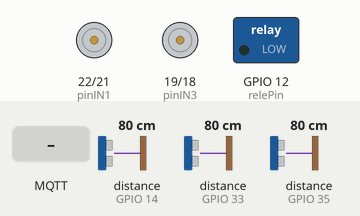
Recording of a sketch running on a simulated ESP32. On the bench: motor-driver pin pairs drawn as motors (green arrow = first pin HIGH = forward, orange = second pin HIGH = backward, longer = more drive, scaled by the enable pin), switched loads named in the sketch (green lamp = pin HIGH). The inputs (shaded band) are chosen by the test bench; at power-on: distance to the obstacle (sensors on GPIO 14, GPIO 33, GPIO 35) 80 cm. The echo pulse lasts 58.3 µs per cm; WiFi joins after 1.5 s; servers stay silent unless stated; no MQTT or app messages arrive unless stated; pins used as bus, display or sensor lines are not drawn; what the sketch prints to the serial monitor is not drawn.

Above: at 2.7 s.
2.8 s: MQTT message "A" arrives on the first subscribed topic
At 4.5 s:
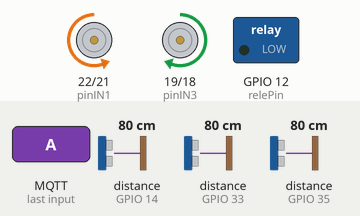
5.8 s: MQTT message "S" arrives on the first subscribed topic
At 6.6 s:
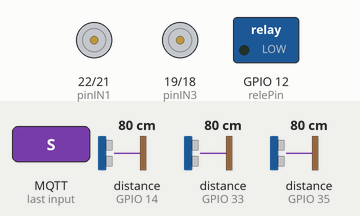
8.5 s: MQTT message "B" arrives on the first subscribed topic
At 9.7 s:
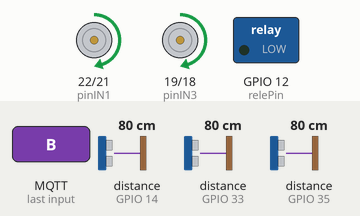
10.0 s: MQTT message "L" arrives on the first subscribed topic
At 10.9 s:
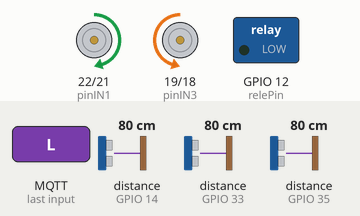
11.5 s: MQTT message "R" arrives on the first subscribed topic
At 12.0 s:
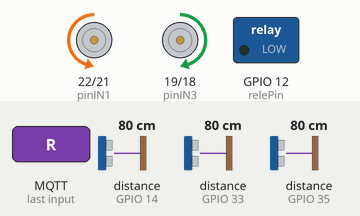
13.0 s: MQTT message "P" arrives on the first subscribed topic
At 14.4 s:
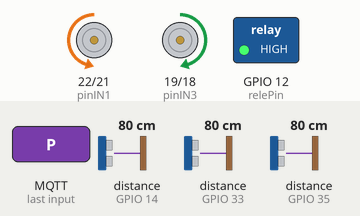
Timing chart, 0 to 16.5 s (numbered marks = the images above; inputs shaded):
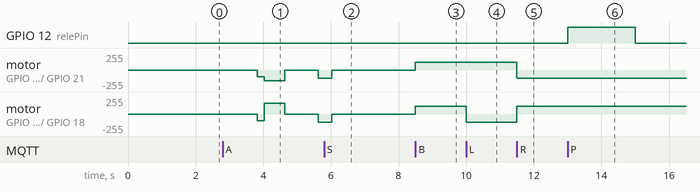

The sketch:

ESP_32_Robot.ino
```cpp
// Declaración de librerías
#include <WiFi.h>
#include <PubSubClient.h>
#include <Arduino.h>

// Declaración de SSID y Broker
const char* ssid = "AndresProyecto";
const char* password = "andresZT8";
const char* mqtt_server = "10.147.13.15";

// Declaración de Tópicos
const char* topicDirection = "Motor/Direction";

WiFiClient espClient;
PubSubClient client(espClient);

// Declaración de pines
const int pinENA = 5;
const int pinENB = 23;
const int pinIN1 = 22;
const int pinIN2 = 21;
const int pinIN3 = 19;
const int pinIN4 = 18;

// Declaración de sensores ultrasónicos
const int pinTrigIzq = 26;
const int pinEchoIzq = 33;
const int pinTrigDer = 13;
const int pinEchoDer = 14;
const int pinTrigAde = 32;
const int pinEchoAde = 35;

// Variables de distancia y control autónomo
float distanciaIzq = 0;
float distanciaDer = 0;
float distanciaAde = 0;
const float ref = 20.0;   // Distancia de referencia (cm)
const float margen = 5.0;


int velocidad = 100;
const int velMin = 80;
const int velMax = 120;
bool modoAutomatico = false;

// Control PWM
const int canalA = 7;
const int canalB = 8;
const int frecuencia = 1000;
const int resolucion = 8;

const int motorSpeed = 120;
const int relePin = 12;

// Función para conexión con WiFi
void setup_wifi() {
  Serial.print("Conectando a WiFi...");
  WiFi.begin(ssid, password);
  while (WiFi.status() != WL_CONNECTED) {
    delay(500);
    Serial.print(".");
  }
  Serial.println("\nConectado a WiFi");
  Serial.print("IP: ");
  Serial.println(WiFi.localIP());
}

// Función para limitar velocidad
int limitarVelocidad(int v) {
  if (v < velMin)
    return velMin;
  if (v > velMax)
    return velMax;
  return v;
}

// Funciones de movimiento recto autónomo
void adelante(int v) {
  v = limitarVelocidad(v);
  digitalWrite(pinIN1, LOW);
  digitalWrite(pinIN2, HIGH);
  digitalWrite(pinIN3, LOW);
  digitalWrite(pinIN4, HIGH);
  ledcWrite(canalA, v);
  ledcWrite(canalB, v);
}

void parar() {
  digitalWrite(pinIN1, LOW);
  digitalWrite(pinIN2, LOW);
  digitalWrite(pinIN3, LOW);
  digitalWrite(pinIN4, LOW);
  ledcWrite(canalA, 0);
  ledcWrite(canalB, 0);
}

void girarIzquierda(int v) {
  v = limitarVelocidad(v);
  digitalWrite(pinIN1, HIGH);
  digitalWrite(pinIN2, LOW);
  digitalWrite(pinIN3, LOW);
  digitalWrite(pinIN4, HIGH);
  ledcWrite(canalA, v / 2);
  ledcWrite(canalB, v);
}

void girarDerecha(int v) {
  v = limitarVelocidad(v);
  digitalWrite(pinIN1, LOW);
  digitalWrite(pinIN2, HIGH);
  digitalWrite(pinIN3, HIGH);
  digitalWrite(pinIN4, LOW);
  ledcWrite(canalA, v);
  ledcWrite(canalB, v / 2);
}

void recto() {
  float error = distanciaDer - distanciaIzq;
  float Kp = 6.5;
  int correccion = Kp * error;
  int velIzq = limitarVelocidad(velocidad - correccion);
  int velDer = limitarVelocidad(velocidad + correccion);
  if (distanciaIzq < 5 && distanciaDer < 5) {
    parar();
    return;
  }
  digitalWrite(pinIN1, LOW);
  digitalWrite(pinIN2, HIGH);
  digitalWrite(pinIN3, LOW);
  digitalWrite(pinIN4, HIGH);
  ledcWrite(canalA, velIzq);
  ledcWrite(canalB, velDer);
  delay(40);
}

// Funciones para giro autónomo
void giroDer(){
  digitalWrite(pinIN1, LOW);
  digitalWrite(pinIN2, HIGH);
  digitalWrite(pinIN3, HIGH);
  digitalWrite(pinIN4, LOW);
  ledcWrite(canalA, 160);
  ledcWrite(canalB, 160);
}

void giroIzq(){
  digitalWrite(pinIN1, HIGH);
  digitalWrite(pinIN2, LOW);
  digitalWrite(pinIN3, LOW);
  digitalWrite(pinIN4, HIGH);
  ledcWrite(canalA, 200);
  ledcWrite(canalB, 200);
}

void delayExacto(unsigned long ms) {
    unsigned long fin = micros() + ms * 1000;
    while (micros() < fin) {
    }
}

// Funciones ultrasónicas
unsigned long leerDistanciaUltrasonido(int pinTrigger, int pinEcho) {
  pinMode(pinTrigger, OUTPUT);
  digitalWrite(pinTrigger, LOW);
  delayMicroseconds(2);
  digitalWrite(pinTrigger, HIGH);
  delayMicroseconds(10);
  digitalWrite(pinTrigger, LOW);
  pinMode(pinEcho, INPUT);
  return pulseIn(pinEcho, HIGH, 30000);
}

float distanciaCM(int pinTrig, int pinEcho) {
  unsigned long duracion = leerDistanciaUltrasonido(pinTrig, pinEcho);
  return 0.01723 * duracion; // cm
}

// Función de navegación autónoma
void controlAutonomo() {
  distanciaIzq = distanciaCM(pinTrigIzq, pinEchoIzq);
  distanciaDer = distanciaCM(pinTrigDer, pinEchoDer);
  distanciaAde = distanciaCM(pinTrigAde, pinEchoAde);
  Serial.println(distanciaIzq);
  Serial.println(distanciaDer);
  Serial.println(distanciaAde);
  if ((distanciaIzq > 20.0) || (distanciaDer > 20.0)) {
    parar();
    delay(1000);
    adelante(velocidad);
    delay(200);
    distanciaIzq = distanciaCM(pinTrigIzq, pinEchoIzq);
    distanciaDer = distanciaCM(pinTrigDer, pinEchoDer);
    distanciaAde = distanciaCM(pinTrigAde, pinEchoAde);
    if (distanciaDer > 20.0) {
      giroDer();
      delayExacto(600);
      parar();
      delay(1000);
      adelante(160);
      delayExacto(400);
      parar();
      delay(1000);
    }
    else {
      if (distanciaAde > 30.0){
        adelante(160);
        delayExacto(400);
        parar();
        delay(1000);
      }
      else{
        giroIzq();
        delayExacto(700);
        parar();
        delay(1000);
        adelante(160);
        delay(400);
        parar();
        delay(1000);
      }
    }
  }
  else {
    if ((distanciaAde < 15.0) && (distanciaAde > 1.0)){
      parar();
      delay(2000);
      giroIzq();
      delayExacto(700);
    }
    else {
      adelante(200);
    }
  }
}

// Control manual desde MQTT
void applyMotorControl(String direction) {
  if (direction == "A") {
    modoAutomatico = true;
    Serial.println("Modo automático");
    return;
  }
  if (direction == "S") {
    modoAutomatico = false;
    parar();
    return;
  }
  if (!modoAutomatico) {
    if (direction == "B") {
      digitalWrite(pinIN1, HIGH);
      digitalWrite(pinIN2, LOW);
      digitalWrite(pinIN3, HIGH);
      digitalWrite(pinIN4, LOW);
      ledcWrite(canalA, motorSpeed);
      ledcWrite(canalB, motorSpeed);
    }
    else if (direction == "F") {
      digitalWrite(pinIN1, LOW);
      digitalWrite(pinIN2, HIGH);
      digitalWrite(pinIN3, LOW);
      digitalWrite(pinIN4, HIGH);
      ledcWrite(canalA, motorSpeed);
      ledcWrite(canalB, motorSpeed);
    }
    else if (direction == "L") {
      digitalWrite(pinIN1, HIGH);
      digitalWrite(pinIN2, LOW);
      digitalWrite(pinIN3, LOW);
      digitalWrite(pinIN4, HIGH);
      ledcWrite(canalA, motorSpeed);
      ledcWrite(canalB, motorSpeed);
    }
    else if (direction == "R") {
      digitalWrite(pinIN1, LOW);
      digitalWrite(pinIN2, HIGH);
      digitalWrite(pinIN3, HIGH);
      digitalWrite(pinIN4, LOW);
      ledcWrite(canalA, motorSpeed);
      ledcWrite(canalB, motorSpeed);
    }
    else if (direction == "P") {
      digitalWrite(relePin, HIGH);
      delay(2000);
      digitalWrite(relePin, LOW);
    }
  }
}

// MQTT callback
void callback(char* topic, byte* payload, unsigned int length) {
  String message;
  for (unsigned int i = 0; i < length; i++) {
    message += (char)payload[i];
  }
  Serial.print("Mensaje recibido [");
  Serial.print(topic);
  Serial.print("]: ");
  Serial.println(message);
  if (String(topic) == topicDirection) {
    applyMotorControl(message);
  }
}

// Función de reconexión con el broker
void reconnect() {
  while (!client.connected()) {
    Serial.print("Conectando al broker...");
    if (client.connect("ESP32Client2")) {
      Serial.println("Conectado");
      client.subscribe(topicDirection);
      Serial.println("Suscrito a tópicos");
    } else {
      Serial.print("Error: ");
      Serial.println(client.state());
      delay(5000);
    }
  }
}

// SETUP
void setup() {
  Serial.begin(115200);
  pinMode(pinIN1, OUTPUT);
  pinMode(pinIN2, OUTPUT);
  pinMode(pinIN3, OUTPUT);
  pinMode(pinIN4, OUTPUT);
  pinMode(relePin, OUTPUT);
  digitalWrite(relePin, LOW);
  ledcSetup(canalA, frecuencia, resolucion);
  ledcSetup(canalB, frecuencia, resolucion);
  ledcAttachPin(pinENA, canalA);
  ledcAttachPin(pinENB, canalB);
  setup_wifi();
  client.setServer(mqtt_server, 1883);
  client.setCallback(callback);
}

// LOOP PRINCIPAL
void loop() {
  if (!client.connected()) reconnect();
  client.loop();
  if (modoAutomatico) {
    controlAutonomo();
  }
}
```

Measured:
- after the input at 5.8 s, motor on GPIO 22 (pinIN1) / GPIO 21 (pinIN2), motor on GPIO 19 (pinIN3) / GPIO 18 (pinIN4): goes on until 6.0 s, then stays stopped
- after the input at 8.5 s, motor on GPIO 22 (pinIN1) / GPIO 21 (pinIN2), motor on GPIO 19 (pinIN3) / GPIO 18 (pinIN4): stopped → forward 120/255 at once
- after the input at 10.0 s, motor on GPIO 19 (pinIN3) / GPIO 18 (pinIN4): forward 120/255 → backward 120/255 at once
- after the input at 11.5 s, motor on GPIO 22 (pinIN1) / GPIO 21 (pinIN2): forward 120/255 → backward 120/255 at once; motor on GPIO 19 (pinIN3) / GPIO 18 (pinIN4): backward 120/255 → forward 120/255 at once
- after the input at 13.0 s, GPIO 12 (relePin): LOW → HIGH at once, → LOW 2.0 s later
